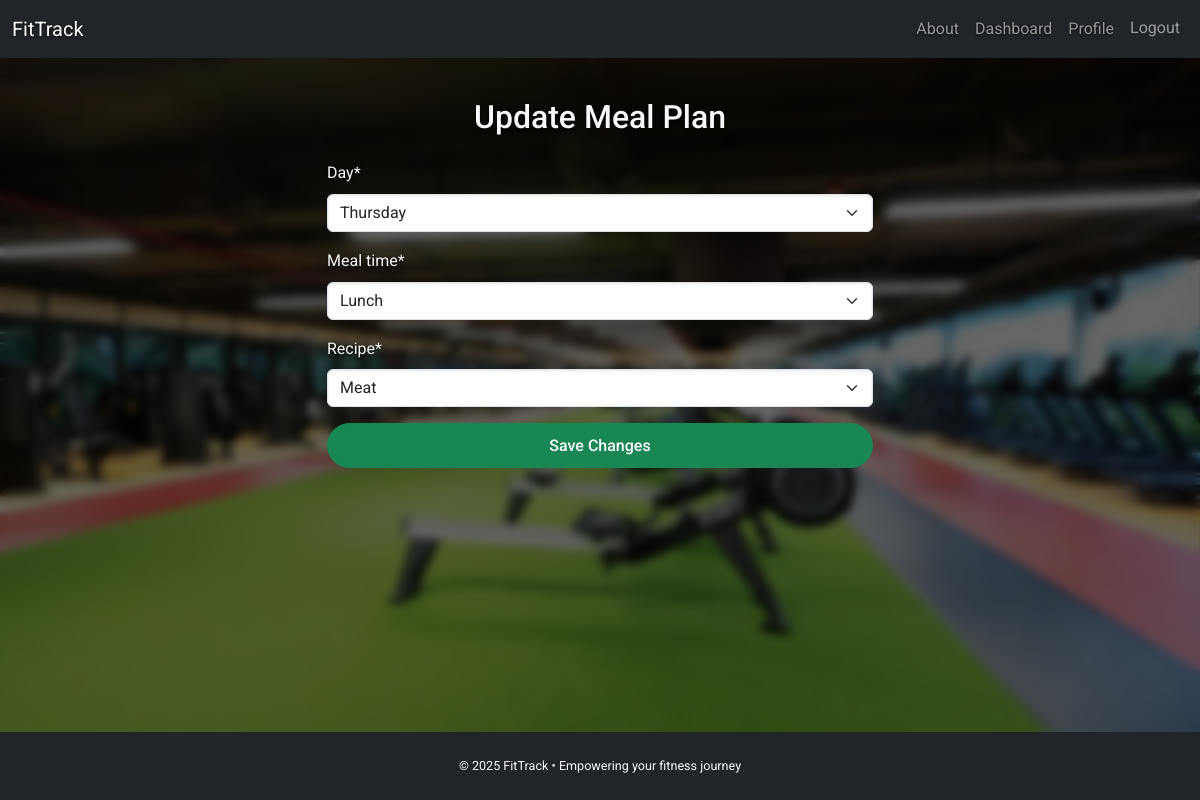
The page /meal/11/edit/ (signed in) on the database its author committed.
### common/models.py (models this page shows, shortened)
class MealPlan(models.Model):
    user = models.ForeignKey(User, on_delete=models.CASCADE)
    day = models.CharField(max_length=9, choices=WeekdayChoices)
    meal_time = models.CharField(max_length=20, choices=MealTimeChoices)
    recipe = models.ForeignKey('Recipe', on_delete=models.SET_NULL, null=True)

### common/views.py (the view)
# urls.py: path('meal/<int:pk>/edit/', views.update_meal_plan, name='update_meal_plan'),
@login_required
def update_meal_plan(request, pk):
    meal = get_object_or_404(MealPlan, pk=pk, user=request.user)
    if request.method == 'POST':
        form = MealPlanForm(request.POST, instance=meal)
        if form.is_valid():
            form.save()
            messages.success(request, "Meal plan updated.")
            return redirect('dashboard')
    else:
        form = MealPlanForm(instance=meal)
    return render(request, 'common/meal_form.html', {
        'form': form,
        'title': 'Update Meal Plan',
        'btn_label': 'Save Changes'
    })

### common/forms.py
class MealPlanForm(forms.ModelForm):
    class Meta:
        model = MealPlan
        fields = ['day', 'meal_time', 'recipe']

### common/models.py (called while the page is built)
    def __str__(self):
        return self.title

### templates/common/meal_form.html (shortened to what this page needs)
{% extends 'common/base.html' %}
{% load crispy_forms_filters %}
{% load crispy_forms_tags %}
{% block content %}
<div class="row justify-content-center">
    <div class="col-md-6">
        <h2 class="mb-4 text-center">{{ title }}</h2>
        <form method="post">
            {{ form|crispy }}
            <div class="d-grid mt-3">
                <button type="submit" class="btn btn-success">{{ btn_label }}</button>
            </div>
        </form>
    </div>
</div>
{% endblock %}

### static/css/styles.css (style rules this page uses)
body { font-family: 'Roboto', sans-serif; background: url('../images/gym.jpg') no-repeat center center fixed; background-size: cover; color: #f1f1f1; position: relative; line-height: 1.6; }
body::before { content: ""; position: fixed; top: 0; left: 0; width: 100%; height: 100%; background-color: rgba(0, 0, 0, 0.6); backdrop-filter: blur(5px); z-index: -1; }
h1, h2, h3, h4, p, label, a, small { color: #f9f9f9; text-shadow: 0 1px 3px rgba(0, 0, 0, 0.8); }
.btn-primary, .btn-success, .btn-outline-success { border-radius: 30px; font-weight: 500; padding: 0.6rem 1.3rem; transition: all 0.2s ease; }
input, textarea, select { background-color: #fff; color: #000; border-radius: 8px; padding: 0.5rem; border: 1px solid #ccc; box-shadow: inset 0 1px 3px rgba(0,0,0,0.1); }

### rows shown on the page
MealPlan: day "Thursday", meal_time "Lunch", recipe "Meat"

### other values the page prints
{{ title }} "Update Meal Plan"
{{ btn_label }} "Save Changes"
